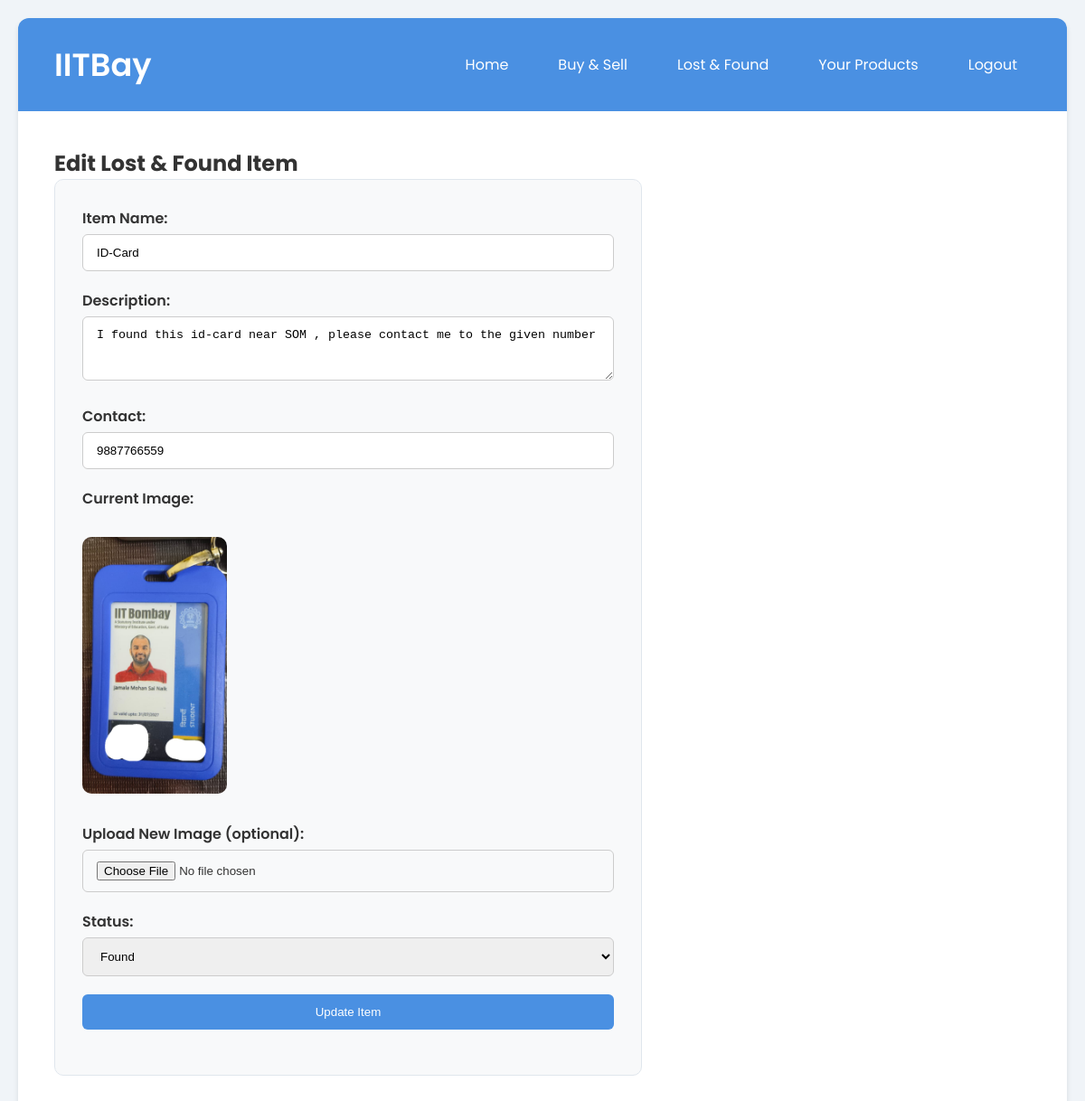
Page /lost-found/1/edit (signed in) on the committed database.
### tables this page shows
CREATE TABLE lost_found_items (
                id INTEGER PRIMARY KEY AUTOINCREMENT,
                item TEXT NOT NULL,
                description TEXT,
                image TEXT,
                contact TEXT,
                status TEXT NOT NULL,
                user_id INTEGER
            );

### app.py (the view, shortened to what this page needs)
@app.route('/lost-found/<int:item_id>/edit', methods=['GET', 'POST'])
def edit_lost_item(item_id):
    if 'user_id' not in session:
        return redirect(url_for('login'))
    db = get_db()
    item = db.execute("SELECT * FROM lost_found_items WHERE id=?", (item_id,)).fetchone()
    if item is None:
        return "Item not found."
    if item['user_id'] != session['user_id']:
        return "Not allowed."
    return render_template('edit_lost_item.html', item=item)

### app.py (called while the page is built)
def get_db():
    db = getattr(g, '_database', None)
    if db is None:
        db = g._database = sqlite3.connect(DATABASE)
        db.row_factory = sqlite3.Row
    return db

@app.teardown_appcontext
def close_connection(exception):
    db = getattr(g, '_database', None)
    if db is not None:
        db.close()

### templates/edit_lost_item.html (shortened to what this page needs)
{% extends "base.html" %}
{% block content %}
<h2>Edit Lost & Found Item</h2>
<form method="post" enctype="multipart/form-data">
    <label>Item Name:</label>
    <input type="text" name="item" value="{{ item.item }}" required>
    <label>Description:</label>
    <textarea name="description" rows="3">{{ item.description }}</textarea>
    <label>Contact:</label>
    <input type="text" name="contact" value="{{ item.contact }}" required>
    <label>Current Image:</label><br>
    {% if item.image %}
        {% if item.image.startswith('http') %}
            <img src="{{ item.image }}" style="max-width:160px; border-radius:10px;">
        {% else %}
            <img src="{{ url_for('static', filename='uploads/' ~ item.image) }}"
                 style="max-width:160px; border-radius:10px;">
        {% endif %}
    {% else %}
        <p>No image uploaded</p>
    {% endif %}
    <br><br>
    <label>Upload New Image (optional):</label>
    <input type="file" name="image" accept="image/*">
    <label>Status:</label>
    <select name="status" required>
        <option value="found" {% if item.status == 'found' %}selected{% endif %}>Found</option>
    </select>
    <input type="submit" value="Update Item">
</form>
{% endblock %}

### static/style.css (style rules this page uses)
* { margin: 0; padding: 0; box-sizing: border-box; }
body { font-family: 'Poppins', sans-serif; background-color: #f0f4f8; min-height: 100vh; padding: 20px; color: #333; }
form { background: #f8f9fa; padding: 30px; border-radius: 10px; border: 1px solid #e0e6ed; max-width: 650px; }
form label { font-weight: 600; margin-bottom: 5px; display: block; }
form input, form textarea, form select { width: 100%; padding: 12px 15px; margin-bottom: 20px; border: 1px solid #ccc; border-radius: 6px; }
form input[type="submit"] { background: #4a90e2; color: white; padding: 12px 35px; border: none; border-radius: 6px; cursor: pointer; }

### rows in the picture
lost_found_items: item "ID-Card", description "I found this id-card near SOM , please contact me to the given number", contact "9887766559", image (picture), status "Found"
